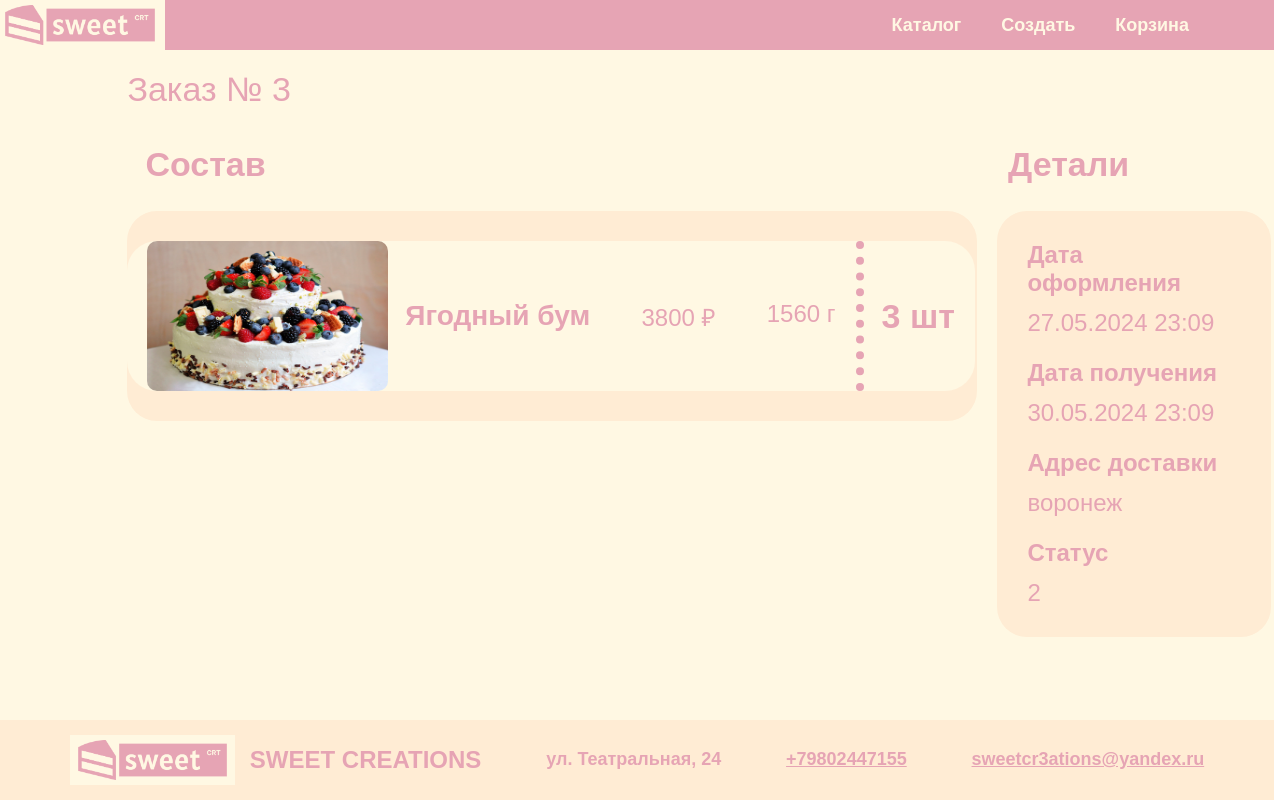
The app's page /order_details/3/ (signed in), older data.
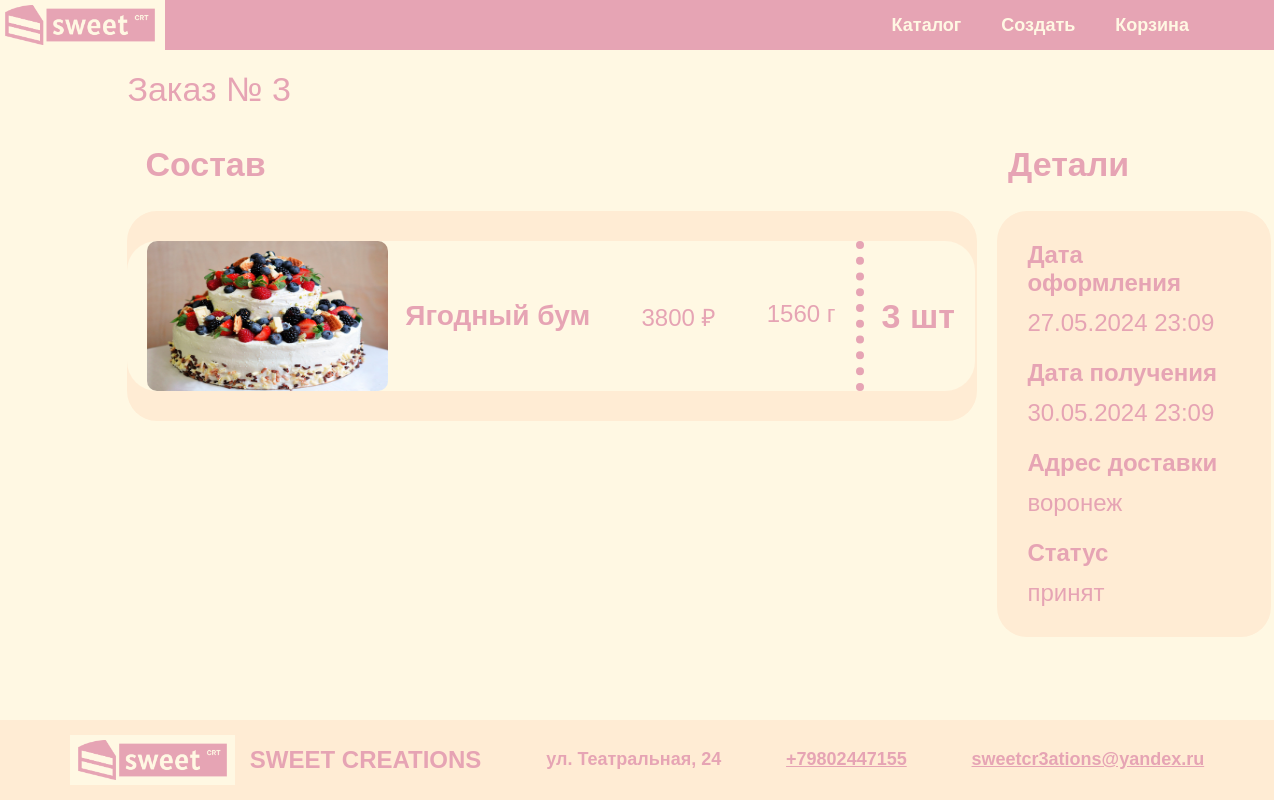
The same page, newer data.
### main/models.py (models this page shows)
class Order(models.Model):
    order_id = models.AutoField(db_column='order_ID', primary_key=True)
    date = models.TextField()
    delivery_date = models.TextField()
    price = models.FloatField()
    delivery_address = models.TextField()
    status = models.TextField()
    user = models.ForeignKey('User', models.DO_NOTHING, db_column='user_ID', null=True, blank=True)
    class Meta:
        db_table = 'Order'

### main/views.py (the view)
# urls.py: path('order_details/<int:order_id>/', order_details, name='order_details'),
@login_required
def order_details(request, order_id):
    order = get_object_or_404(Order, pk=order_id)
    order_contents = OrderContent.objects.filter(order=order)
    grouped_order_contents = {}
    for item in order_contents:
        if item.cake.pk in grouped_order_contents:
            grouped_order_contents[item.cake.pk]['quantity'] += 1
        else:
            grouped_order_contents[item.cake.pk] = {
                'cake': item.cake,
                'quantity': 1
            }
    return render(request, 'main/order_details.html', {
        'order': order,
        'order_contents': grouped_order_contents.values()
    })

### main/templatetags/custom_filters.py (called while the page is built)
@register.filter(name='format_date')
def format_date(value, date_format="%d.%m.%Y %H:%M"):
    if isinstance(value, datetime.datetime):
        return value.strftime(date_format)
    if isinstance(value, str):
        try:
            dt_value = datetime.datetime.fromisoformat(value)
            return dt_value.strftime(date_format)
        except ValueError:
            return value
    return value

### main/templates/main/order_details.html (shortened to what this page needs)
{% extends 'main/base.html' %}
{% load static %}
{% load custom_filters %}
{% block content %}
   <h1 class="order-number">
        <span>Заказ №</span>
        <span>{{ order.pk }}</span>
      </h1>
    <div class="order-details ">
      <section class="order-structure">
        <header class="order-header">
          <h2 class="order-title">Состав</h2>
        </header>
        <div class="order-items">
          {% for item in order_contents %}
          <article class="order-item">
            <div class="item-details">
              <img src="{% static item.cake.preview_image %}" alt="{{ item.cake.name }}"  />
              <div class="item-info">
                <h3 class="item-name">{{ item.cake.name }}</h3>
                <div class="item-price">{{ item.cake.cost }} ₽</div>
                <div class="item-price">{{ item.cake.weight }} г</div>
              </div>
            </div>
            <div class="item-quantity">
              <div class="quantity-divider"></div>
              <div class="quantity-value">{{ item.quantity }} шт</div>
            </div>
          </article>
          {% endfor %}
        </div>
      </section>
      <aside class="order-summary">
        <h2 class="summary-title">Детали</h2>
        <div class="summary-details">
          <div class="summary-label">Дата оформления</div>
          <div class="summary-value">{{ order.date|format_date }}</div>
          <div class="summary-label summary-label-spacing">Дата получения</div>
          <div class="summary-value">{{ order.delivery_date|format_date }}</div>
          <div class="summary-label summary-label-spacing">Адрес доставки</div>
          <div class="summary-value">{{ order.delivery_address }}</div>
          <div class="summary-label summary-label-spacing">Статус</div>
          <div class="summary-value">{{ order.status }}</div>
        </div>
      </aside>
    </div>
{% endblock %}

Row changes from the older to the newer data that the page shows:
changed Order "воронеж": status "2" → "принят"
